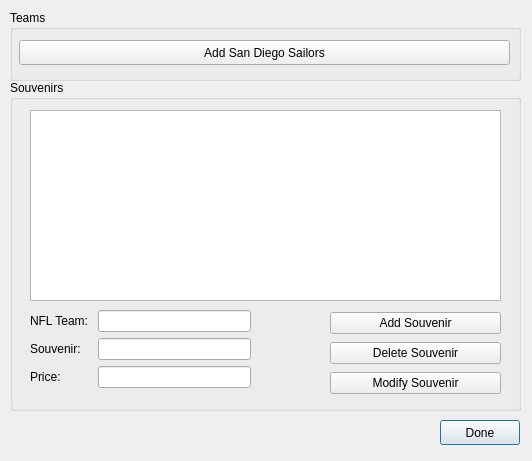
<?xml version="1.0" encoding="UTF-8"?>
<ui version="4.0">
 <class>modifysouvenirs</class>
 <widget class="QDialog" name="modifysouvenirs">
  <property name="geometry">
   <rect>
    <x>0</x>
    <y>0</y>
    <width>532</width>
    <height>461</height>
   </rect>
  </property>
  <property name="windowTitle">
   <string>Modify Souvenirs</string>
  </property>
  <widget class="QPushButton" name="doneButton">
   <property name="geometry">
    <rect>
     <x>440</x>
     <y>420</y>
     <width>80</width>
     <height>25</height>
    </rect>
   </property>
   <property name="text">
    <string>Done</string>
   </property>
  </widget>
  <widget class="QGroupBox" name="groupBox">
   <property name="geometry">
    <rect>
     <x>10</x>
     <y>80</y>
     <width>511</width>
     <height>331</height>
    </rect>
   </property>
   <property name="title">
    <string>Souvenirs</string>
   </property>
   <widget class="QTableView" name="souvenirView">
    <property name="geometry">
     <rect>
      <x>20</x>
      <y>30</y>
      <width>471</width>
      <height>191</height>
     </rect>
    </property>
    <property name="editTriggers">
     <set>QAbstractItemView::NoEditTriggers</set>
    </property>
   </widget>
   <widget class="QWidget" name="formLayoutWidget">
    <property name="geometry">
     <rect>
      <x>20</x>
      <y>230</y>
      <width>221</width>
      <height>91</height>
     </rect>
    </property>
    <layout class="QFormLayout" name="formLayout">
     <item row="1" column="0">
      <widget class="QLabel" name="souvenirLabel">
       <property name="text">
        <string>Souvenir: </string>
       </property>
      </widget>
     </item>
     <item row="1" column="1">
      <widget class="QLineEdit" name="souvenirLineEdit"/>
     </item>
     <item row="0" column="0">
      <widget class="QLabel" name="nflTeamLabel">
       <property name="text">
        <string>NFL Team: </string>
       </property>
      </widget>
     </item>
     <item row="0" column="1">
      <widget class="QLineEdit" name="nflTeamLineEdit"/>
     </item>
     <item row="2" column="0">
      <widget class="QLabel" name="priceLabel">
       <property name="text">
        <string>Price: </string>
       </property>
      </widget>
     </item>
     <item row="2" column="1">
      <widget class="QLineEdit" name="priceLineEdit"/>
     </item>
    </layout>
   </widget>
   <widget class="QWidget" name="">
    <property name="geometry">
     <rect>
      <x>320</x>
      <y>230</y>
      <width>171</width>
      <height>89</height>
     </rect>
    </property>
    <layout class="QVBoxLayout" name="verticalLayout">
     <item>
      <widget class="QPushButton" name="addSouvenir">
       <property name="text">
        <string>Add Souvenir</string>
       </property>
      </widget>
     </item>
     <item>
      <widget class="QPushButton" name="deleteSouvenir">
       <property name="text">
        <string>Delete Souvenir</string>
       </property>
      </widget>
     </item>
     <item>
      <widget class="QPushButton" name="modifySouvenir">
       <property name="text">
        <string>Modify Souvenir</string>
       </property>
      </widget>
     </item>
    </layout>
   </widget>
  </widget>
  <widget class="QGroupBox" name="groupBox_2">
   <property name="geometry">
    <rect>
     <x>10</x>
     <y>10</y>
     <width>511</width>
     <height>71</height>
    </rect>
   </property>
   <property name="title">
    <string>Teams</string>
   </property>
   <widget class="QPushButton" name="addSandiegoSailorsButton">
    <property name="geometry">
     <rect>
      <x>9</x>
      <y>30</y>
      <width>491</width>
      <height>25</height>
     </rect>
    </property>
    <property name="text">
     <string>Add San Diego Sailors</string>
    </property>
   </widget>
  </widget>
 </widget>
 <resources/>
 <connections/>
</ui>
